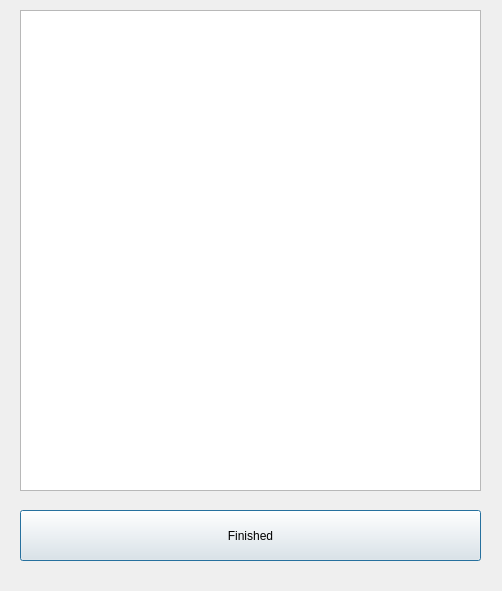
<?xml version="1.0" encoding="UTF-8"?>
<ui version="4.0">
 <class>Dialog</class>
 <widget class="QDialog" name="Dialog">
  <property name="geometry">
   <rect>
    <x>0</x>
    <y>0</y>
    <width>502</width>
    <height>591</height>
   </rect>
  </property>
  <property name="windowTitle">
   <string>Verify Note</string>
  </property>
  <widget class="QTextBrowser" name="textBrowser">
   <property name="geometry">
    <rect>
     <x>20</x>
     <y>10</y>
     <width>461</width>
     <height>481</height>
    </rect>
   </property>
  </widget>
  <widget class="QPushButton" name="Verify_Note_Exit_Button">
   <property name="geometry">
    <rect>
     <x>20</x>
     <y>510</y>
     <width>461</width>
     <height>51</height>
    </rect>
   </property>
   <property name="text">
    <string>Finished</string>
   </property>
  </widget>
 </widget>
 <resources/>
 <connections/>
</ui>
